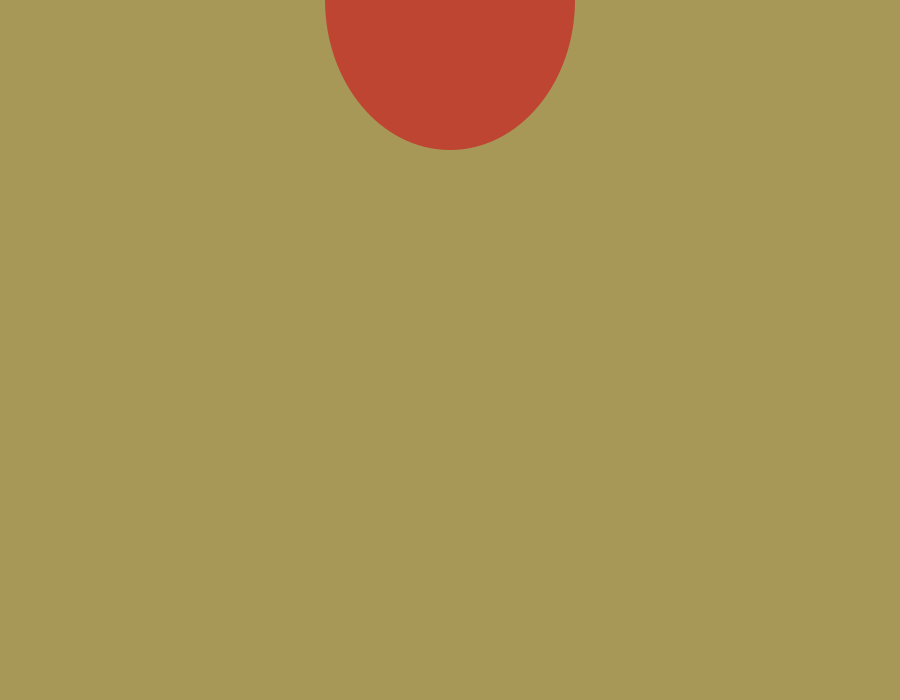
Frame 1 (no input)
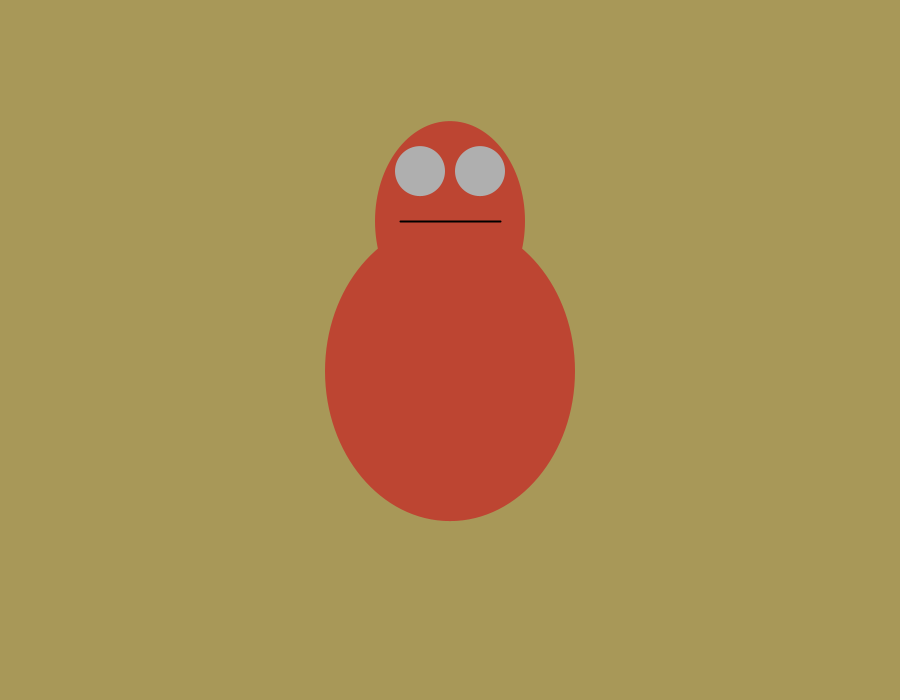
Frame 60 (the mouse pressed at the canvas centre just before this capture)
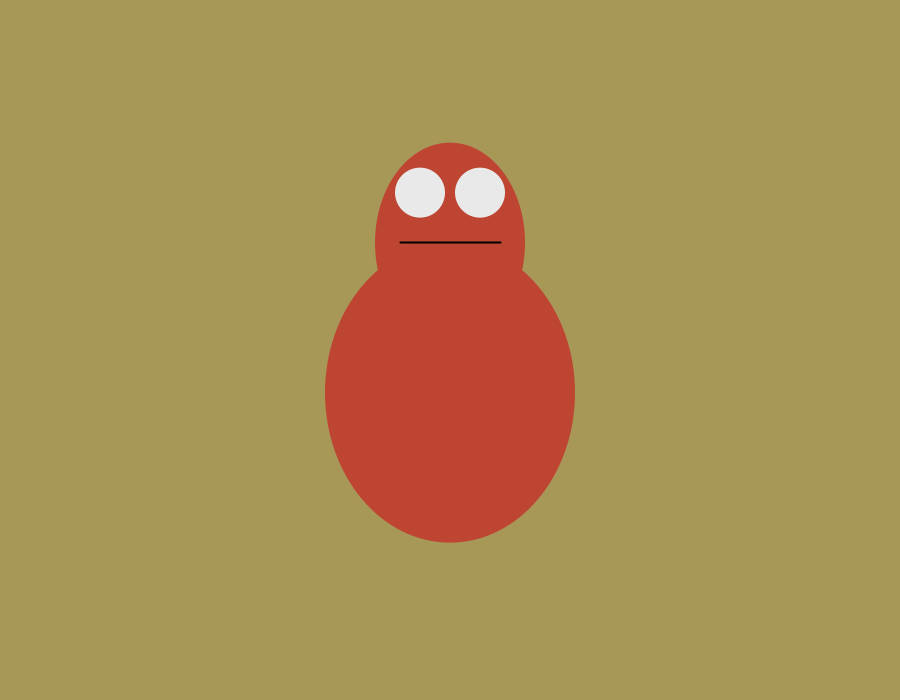
Frame 120 (the mouse held since frame 60 and released just before this capture)

The Processing sketch that drew these frames (run headless with seeded random() and noise(); from frame 60 on, the mouse is pressed at the canvas centre):

// Processing sketch: processing_112621
// ── processing_112621.pde

float zoogX;
float zoogY;
//
float eyeR;
//
float speed;
float gravity;
boolean button=false;



void setup(){
  size(900, 700);
  zoogX=width/2;
  zoogY=0;
  speed=0;
  gravity=0.1;
  smooth();
}
 
void draw(){
background(#A89858);
fill(#BD4532);
noStroke();
ellipseMode(CENTER);
ellipse(zoogX,zoogY-150,150,200);
ellipse(zoogX, zoogY,250,300);
//
if(button){
eyeR=random(230,255);
fill(eyeR);
}else{
  eyeR=175;
  fill(eyeR);
};
ellipse(zoogX-30, zoogY-200, 50, 50);
ellipse(zoogX+30, zoogY-200, 50, 50);
strokeWeight(2);
stroke(0);
line(zoogX-50, zoogY-150, zoogX+50, zoogY-150);
zoogY=zoogY+speed;
speed=speed+gravity;
if(zoogY>height-100){
  speed=speed*-0.95;
}
zoogY=constrain(zoogY,200,height-100);
}

void mousePressed(){
  button=!button;
}
 
